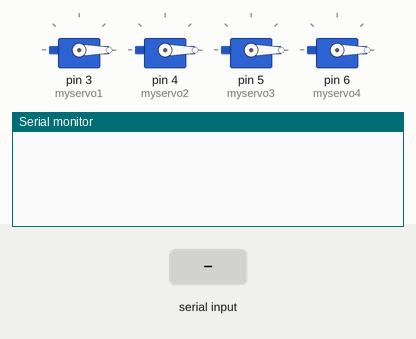
Recording of a sketch running on a simulated Arduino Uno, built with avr-gcc and run on an emulated ATmega328P. Shown: 4 × servo, the last lines printed to the serial monitor. Inputs (shaded band) come from the test bench.

Above: at 1.2 s.
1.3 s: "<90,45>" received over Serial
At 1.9 s:
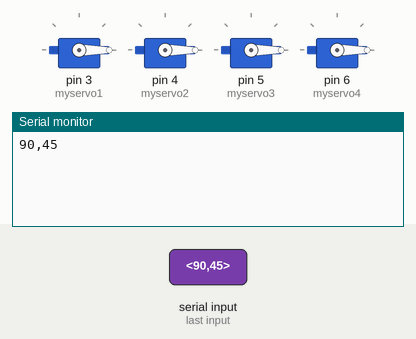
2.8 s: "<4>" received over Serial
At 4.1 s:
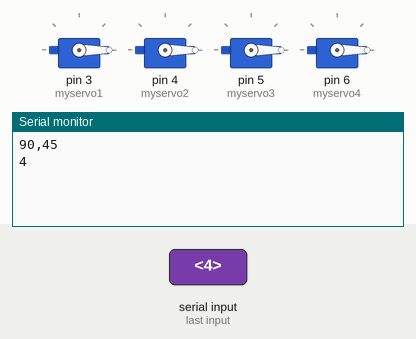

Measured:
- after the input at 1.3 s, the serial monitor: prints a new line at once (image 1)
- after the input at 2.8 s, the serial monitor: prints a new line at once (image 2)

The sketch:

Arduino2.ino
```cpp
#include <Servo.h>

Servo myservo1, myservo2, myservo3, myservo4;

String message;
int value;

String string;
int messagelength;
boolean newdata = false;

void setup() {
  // put your setup code here, to run once:
  myservo1.attach(3);
  myservo1.write(0);
  myservo2.attach(4);
  myservo2.write(0);
  myservo3.attach(5);
  myservo3.write(0);
  myservo4.attach(6);
  myservo4.write(0);
  Serial.begin(9600);
}

void loop() {
  // put your main code here, to run repeatedly:
  readMessage();
  controlServo();

}

void controlServo() {
  if (message.length() == 4) {
    long val = message.toInt();
    value = val;
    message = "";
    if (value >= 1000 && value <= 1180) {
      myservo1.write(value-1000);
    } else if (value >= 2000 && value <= 2180) {
      myservo2.write(value-2000);
    } else if (value >= 3000 && value <= 3180) {
      myservo3.write(value-3000);
    } else if (value >= 4000 && value <= 4180) {
      myservo4.write(value-4000);
    } else {
      value = 0;
    }
  }
}

void readMessage() {
  if (Serial.available() > 0) {
    char character = Serial.read();

    if (character == '>') {
      newdata = false;
      message = string;
      Serial.println(message);
      string = "";
    }

    if (newdata) {
      string += character;
    }

    if (character == '<') {
      newdata = true;
    }

  }
}
```
